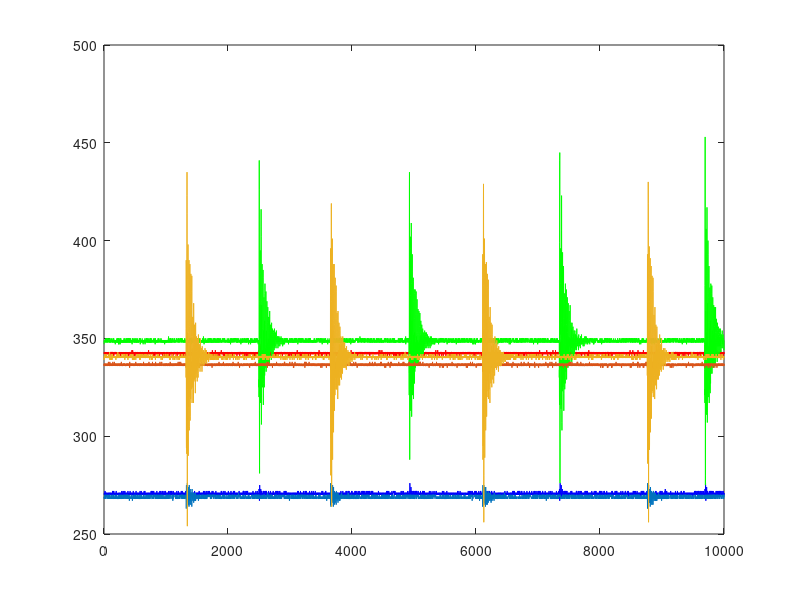

Write MATLAB code to recreate this figure.
fileID = fopen("75cm90deg_inside.txt");
C = textscan(fileID,'%f %f %f');
fclose(fileID);
X=C{1}
Y=C{2}
Z=C{3}
n=10000;
t_end=3;
t=0:t_end/n:t_end*(1-1/n);
%data_float=data* 0.004882814;
%plot(t,data);
plot(X,'r');
hold on
plot(Y,'b');
plot(Z,'g');
hold on


fileID = fopen("75cm90deg_outside.txt");
D = textscan(fileID,'%f %f %f');
fclose(fileID);
a=D{1}
b=D{2}
c=D{3}
n=10000;
p_end=3;
p=0:p_end/n:p_end*(1-1/n);
%data_float=data* 0.004882814;
%plot(t,data);
plot(a);
plot(b);
plot(c);
